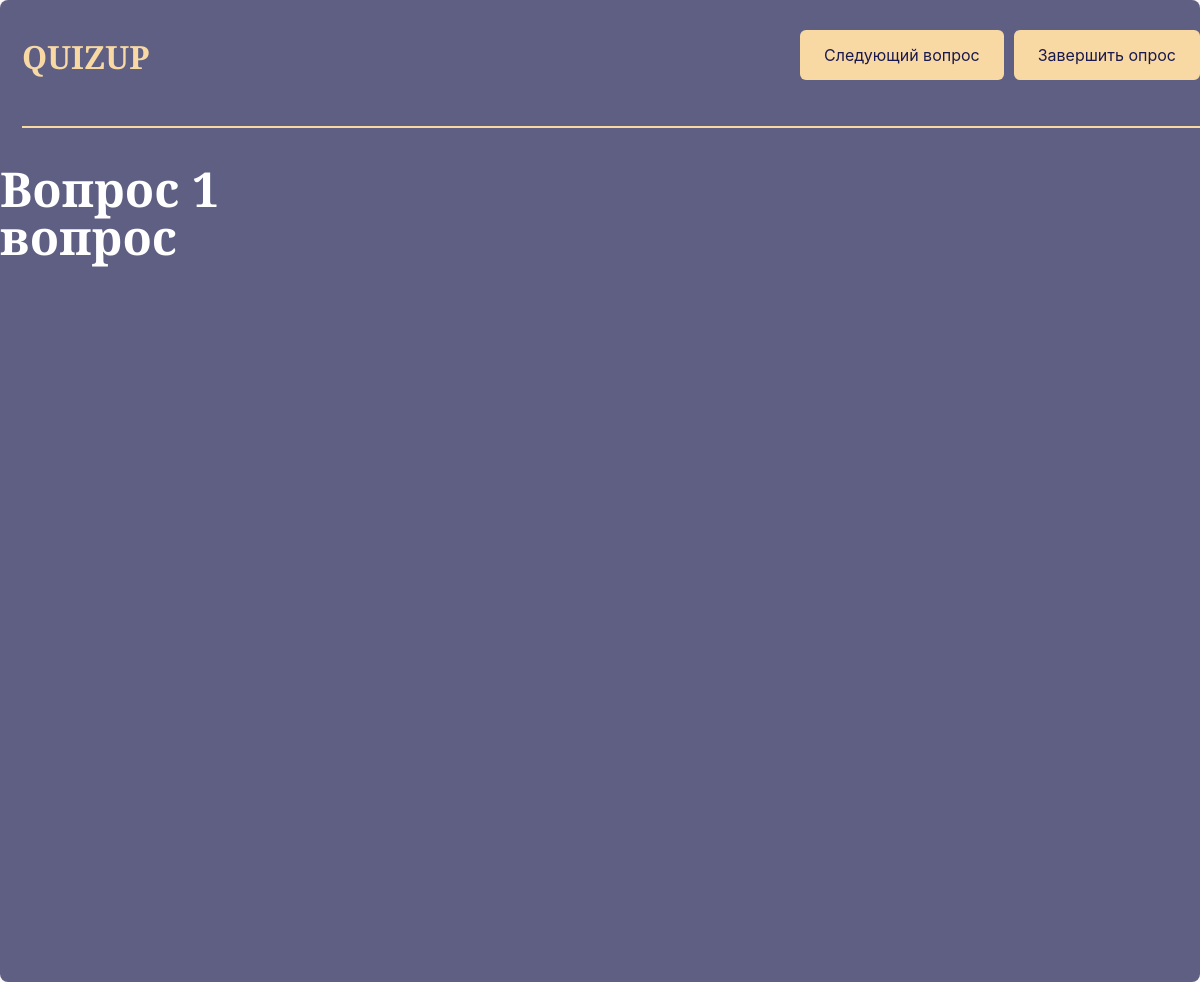
The page /show_question/7 (signed in) on the database as committed earlier.
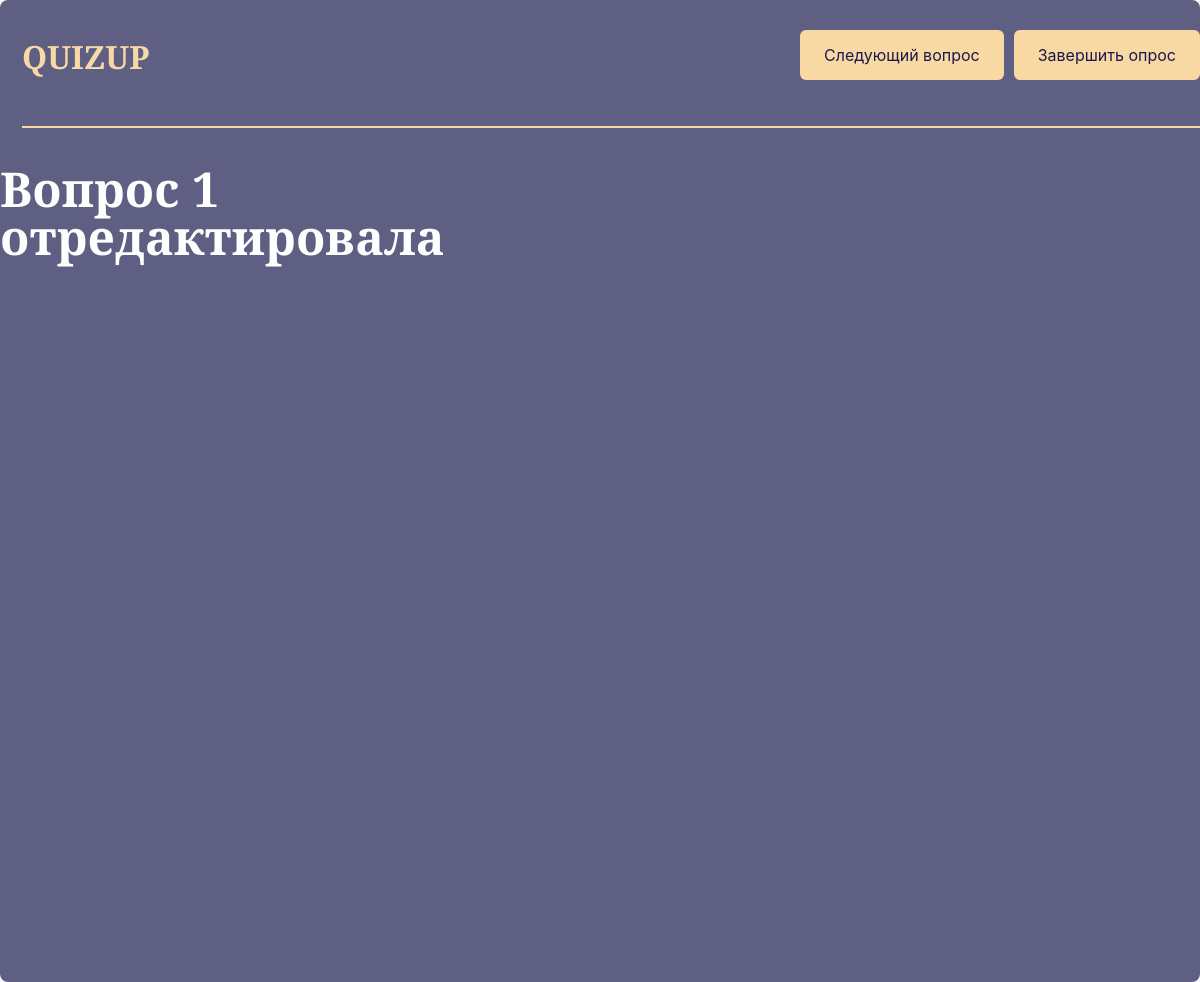
The same page on the database as committed later.
### models.py (models this page shows)
class Poll(db.Model):
    __tablename__ = 'polls'
    id = db.Column(db.Integer, primary_key=True)
    title = db.Column(db.String(255), nullable=False)
    user_id = db.Column(db.Integer, db.ForeignKey('users.id'), nullable=False)
    entry_code = db.Column(db.String(6), unique=True)
    is_active = db.Column(db.Boolean, default=False)
    current_question_index = db.Column(db.Integer, default=0)  # Индекс текущего вопроса
    questions = db.relationship('Question', backref='poll', lazy='dynamic')  # Changed to dynamic
    created_at = db.Column(db.DateTime, default=datetime.utcnow)  # Добавляем время создания опроса

class Question(db.Model):
    __tablename__ = 'questions'
    id = db.Column(db.Integer, primary_key=True)
    text = db.Column(db.String(255), nullable=False)
    type = db.Column(db.String(50), nullable=False)
    poll_id = db.Column(db.Integer, db.ForeignKey('polls.id'), nullable=False)
    order = db.Column(db.Integer, nullable=False)
    is_closed = db.Column(db.Boolean, default=False) # Добавляем флаг для закрытия вопроса
    options = db.relationship('Option', backref='question', lazy=True)
    answers = db.relationship('UserAnswer', backref='question', lazy=True)

### app.py (the view)
@app.route('/show_question/<int:poll_id>')
@login_required
def show_question(poll_id):
    poll = Poll.query.get_or_404(poll_id)
    if poll.user_id != current_user.id:
        return "Unauthorized", 403
    current_question = poll.questions.order_by(Question.order).offset(poll.current_question_index).first()
    if current_question:
        if current_question.type == 'open':
            return render_template('show_open_question.html', question=current_question, poll=poll, is_host=True)
        else:
            return render_template('show_closed_question.html', question=current_question, poll=poll, is_host=True)
    else:
        poll.is_active = False
        db.session.commit()
        return "Все вопросы закончились. Опрос завершен!"

### app.py (called while the page is built)
@login_manager.user_loader
def load_user(user_id):
    return User.query.get(int(user_id))

### templates/show_open_question.html (shortened to what this page needs)
<!DOCTYPE html>
<html lang="en">
<head>
    <link rel="stylesheet" href="{{ url_for('static', filename='style.css') }}" />
    <link rel="stylesheet" href="{{ url_for('static', filename='input_open_question.css') }}" />
</head>
<body>
    <div class="input-open-question-container">
        <div class="input-open-question-desktop10448104">
            <img
                alt="Rectangle264036"
                src="{{ url_for('static', filename='/public/external/rectangle264036-mock-3000w.png') }}"
                class="input-open-question-rectangle26"
            />
            <div class="input-open-question-wf-title-bar">
                <span class="input-open-question-text3">QUIZUP</span>
            </div>
            <div class="input-open-question-wf-text-area">
                <div class="input-open-question-frame-text-area-base">
                    <div class="input-open-question-label-stack">
                        <span class="input-open-question-text4">Вопрос {{ poll.current_question_index + 1 }}</span>
                        <span class="input-open-question-text4">{{ question.text }}</span>
                    </div>
                </div>
            </div>
            {% if is_host %}
            <form method="post" action="{{ url_for('next_question', poll_id=poll.id) }}">
                <div class="input-base-question-buttons-top">
                    <button type="submit" name="next" class="input-base-question-wf-button-next">
                        Следующий вопрос
                    </button>
                    <button type="button" onclick="endPoll()" class="input-base-question-wf-button-start">Завершить опрос</button>
                </div>
            </form>
            {% endif %}
        </div>
    </div>
</body>
</html>

### static/style.css (style rules this page uses)
:root { --dl-size-size-large: 144px; --dl-size-size-small: 48px; --dl-size-size-medium: 96px; --dl-size-size-xlarge: 192px; --dl-size-size-xsmall: 16px; --dl-space-space-unit: 16px; --dl-size-size-xxlarge: 288px; --dl-color-wfbase-white: rgba(255, 255, 255, 1); --dl-size-size-maxwidth: 1400px; --dl-color-theme-accent1: #FFFFFF; --dl-color-theme-accent2: #F5D1B0; --dl-radius-radius-round: 50%; --dl-color-theme-primary1: #BF4408; --dl-color-theme-primary2: #E65103; --dl-space-space-halfunit: 8px; --dl-space-space-sixunits: 96px; --dl-space-space-twounits: 32px; --dl-radius-radius-radius2: 2px; --dl-radius-radius-radius4: 4px; --dl-radius-radius-radius8: 8px; --dl-space-space-fiveunits: 80px; --dl-space-space-fourunits: 64px; --dl-color-theme-secondary1: #FFFFFF; --dl-color-theme-secondary2: #FBF1EB; --dl-space-space-threeunits: 48px; --dl-color-theme-neutral-dark: #191818; --dl-radius-radius-cardradius: 8px; --dl-color-theme-neutral-light: #FBFAF9; --dl-radius-radius-imageradius: 8px; --dl-radius-radius-inputradius: 24px; --dl-radius-radius-buttonradius: 24px; --dl-space-space-oneandhalfunits: 24px; }

### static/input_open_question.css (style rules this page uses)
.input-open-question-container { width: 100%; display: flex; min-height: 100vh; align-items: center; flex-direction: column; }
.input-open-question-desktop10448104 { gap: 10px; width: 100%; height: 982px; display: flex; overflow: hidden; position: relative; box-sizing: content-box; align-items: flex-end; flex-shrink: 0; border-radius: 8px; justify-content: center; background-color: var(--dl-color-wfbase-white); }
.input-open-question-rectangle26 { top: 0px; left: 0px; width: 3000px; height: 983px; position: absolute; }
.input-base-question-buttons-top { position: absolute; top: 30px; right: 0; display: flex; gap: 10px; }
.input-base-question-wf-button-next { background-color: rgba(249, 217, 163, 1); color: rgb(26, 25, 78); border: none; border-radius: 6px; padding: 16px 24px; cursor: pointer; }
.input-base-question-wf-button-start { background-color: rgba(249, 217, 163, 1); color: rgb(26, 25, 78); border: none; border-radius: 6px; padding: 16px 24px; cursor: pointer; }
.input-open-question-wf-title-bar { top: 36px; left: 22px; width: 1500px; height: 92px; display: flex; padding: 0 0 32px; position: absolute; align-items: flex-start; flex-shrink: 0; border-color: rgba(249, 217, 163, 1); border-style: solid; border-width: 0 0 2px; }
.input-open-question-text3 { color: rgb(249, 217, 163); height: auto; flex-grow: 1; font-size: 32px; align-self: stretch; font-style: Bold; text-align: left; font-family: "Playfair Display"; font-weight: 700; line-height: 130%; font-stretch: normal; text-decoration: none; }
.input-open-question-wf-text-area { top: 169px; left: 0px; right: 0px; width: auto; height: 728px; margin: auto; display: flex; position: absolute; align-items: flex-start; flex-shrink: 0; flex-direction: column; }
.input-open-question-frame-text-area-base { gap: 8px; display: flex; flex-grow: 1; align-self: stretch; align-items: flex-start; flex-direction: column; }
.input-open-question-label-stack { gap: 8px; display: flex; align-self: stretch; align-items: flex-start; flex-direction: column; }
.input-open-question-text4 { color: rgba(255, 255, 255, 1); height: auto; font-size: 48px; font-style: SemiBold; text-align: left; font-family: Playfair Display; font-weight: 600; line-height: 40px; font-stretch: normal; text-decoration: none; }
@media (max-width: 1200px) { .input-open-question-wf-title-bar { width: 1200px; } }

### templates/show_open_question.html (style rules this page uses)
html { line-height: 1.15; }
body { margin: 0; }
* { box-sizing: border-box; border-width: 0; border-style: solid; -webkit-font-smoothing: antialiased; }
p, li, ul, pre, div, h1, h2, h3, h4, h5, h6, figure, blockquote, figcaption { margin: 0; padding: 0; }
button { background-color: transparent; }
button, input, optgroup, select, textarea { font-family: inherit; font-size: 100%; line-height: 1.15; margin: 0; }
button, select { text-transform: none; }
button, [type="button"], [type="reset"], [type="submit"] { -webkit-appearance: button; color: inherit; }
img { display: block; }
html { scroll-behavior: smooth; }
html { font-family: Inter; font-size: 16px; }
body { font-weight: 400; font-style: normal; text-decoration: none; text-transform: none; letter-spacing: normal; line-height: 1.15; color: var(--dl-color-theme-neutral-dark); background: var(--dl-color-theme-neutral-light); fill: var(--dl-color-theme-neutral-dark); }

Rows that differ between the two databases and show on the page:
changed Question: text "вопрос" → "отредактировала"
